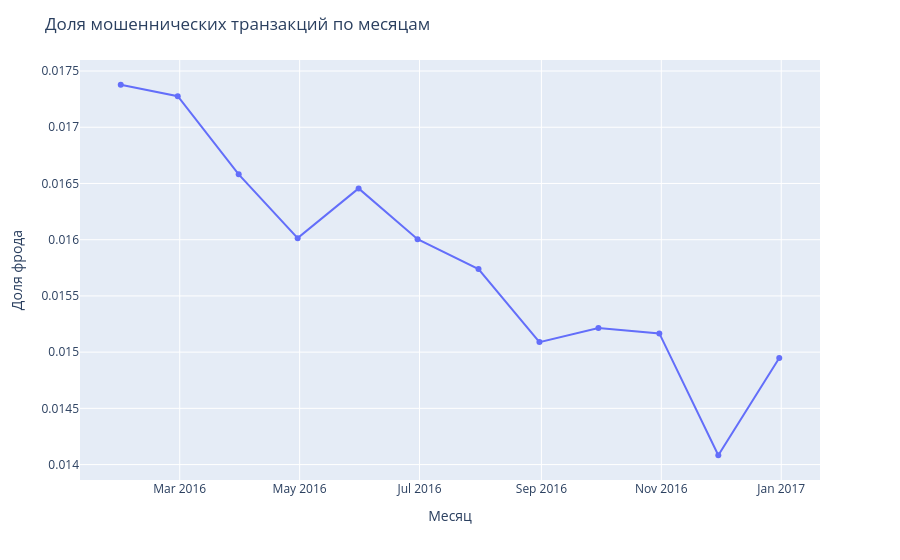

Notebook source saved alongside this figure:
### Markdown cell above
## 2. Доля фрода по месяцам

### Code cell
monthly = (
    df
    .set_index("transactionDateTime")
    .groupby(pd.Grouper(freq="ME"))
    .agg(txn_count=("isFraud", "size"),
         fraud_rate=("isFraud", "mean"))
    .reset_index()
)

fig_monthly = px.line(
    monthly,
    x="transactionDateTime",
    y="fraud_rate",
    markers=True,
)
fig_monthly.update_layout(
    title="Доля мошеннических транзакций по месяцам",
)
fig_monthly.update_xaxes(title_text="Месяц")
fig_monthly.update_yaxes(title_text="Доля фрода")
fig_monthly.show()

### Figure 1 — Plotly figure (JSON) as saved in the notebook; plotly's stock layout.template omitted (floating-point values rounded to 4 significant figures)
{"data": [{"hovertemplate": "transactionDateTime=%{x}<br>fraud_rate=%{y}<extra></extra>", "legendgroup": "", "line": {"color": "#636efa", "dash": "solid"}, "marker": {"symbol": "circle"}, "mode": "lines+markers", "name": "", "orientation": "v", "showlegend": false, "type": "scatter", "x": ["2016-01-31T00:00:00", "2016-02-29T00:00:00", "2016-03-31T00:00:00", "2016-04-30T00:00:00", "2016-05-31T00:00:00", "2016-06-30T00:00:00", "2016-07-31T00:00:00", "2016-08-31T00:00:00", "2016-09-30T00:00:00", "2016-10-31T00:00:00", "2016-11-30T00:00:00", "2016-12-31T00:00:00"], "xaxis": "x", "y": [0.01738, 0.01728, 0.01658, 0.01601, 0.01646, 0.016, 0.01574, 0.01509, 0.01521, 0.01517, 0.01408, 0.01495], "yaxis": "y"}], "layout": {"legend": {"tracegroupgap": 0}, "margin": {"t": 60}, "title": {"text": "Доля мошеннических транзакций по месяцам"}, "xaxis": {"anchor": "y", "domain": [0, 1], "title": {"text": "Месяц"}}, "yaxis": {"anchor": "x", "domain": [0, 1], "title": {"text": "Доля фрода"}}}}
